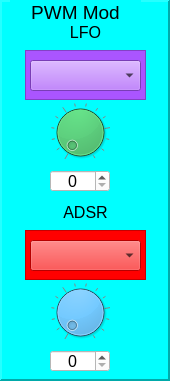
     <widget class="QFrame" name="frame_MsoPwmMod">
      <property name="geometry">
       <rect>
        <x>720</x>
        <y>0</y>
        <width>170</width>
        <height>381</height>
       </rect>
      </property>
      <property name="styleSheet">
       <string notr="true">background-color: rgb(0, 255, 255);</string>
      </property>
      <property name="frameShape">
       <enum>QFrame::Panel</enum>
      </property>
      <property name="frameShadow">
       <enum>QFrame::Raised</enum>
      </property>
      <property name="lineWidth">
       <number>2</number>
      </property>
      <property name="midLineWidth">
       <number>2</number>
      </property>
      <widget class="QLabel" name="label_60">
       <property name="geometry">
        <rect>
         <x>10</x>
         <y>0</y>
         <width>131</width>
         <height>25</height>
        </rect>
       </property>
       <property name="font">
        <font>
         <pointsize>14</pointsize>
        </font>
       </property>
       <property name="text">
        <string>PWM Mod</string>
       </property>
       <property name="alignment">
        <set>Qt::AlignCenter</set>
       </property>
      </widget>
      <widget class="QLabel" name="label_61">
       <property name="geometry">
        <rect>
         <x>60</x>
         <y>200</y>
         <width>51</width>
         <height>25</height>
        </rect>
       </property>
       <property name="font">
        <font>
         <pointsize>12</pointsize>
        </font>
       </property>
       <property name="text">
        <string>ADSR</string>
       </property>
       <property name="alignment">
        <set>Qt::AlignCenter</set>
       </property>
      </widget>
      <widget class="QLabel" name="label_62">
       <property name="geometry">
        <rect>
         <x>60</x>
         <y>20</y>
         <width>51</width>
         <height>25</height>
        </rect>
       </property>
       <property name="font">
        <font>
         <pointsize>12</pointsize>
        </font>
       </property>
       <property name="text">
        <string>LFO</string>
       </property>
       <property name="alignment">
        <set>Qt::AlignCenter</set>
       </property>
      </widget>
      <widget class="QComboBox" name="comboBox_MsoPwmModAdsr">
       <property name="geometry">
        <rect>
         <x>30</x>
         <y>240</y>
         <width>111</width>
         <height>31</height>
        </rect>
       </property>
       <property name="font">
        <font>
         <pointsize>10</pointsize>
        </font>
       </property>
       <property name="focusPolicy">
        <enum>Qt::NoFocus</enum>
       </property>
       <property name="styleSheet">
        <string notr="true">
border-color: rgb(0, 0, 0);
background-color: rgb(255, 0, 0);
</string>
       </property>
       <property name="currentText">
        <string/>
       </property>
       <property name="currentIndex">
        <number>-1</number>
       </property>
       <property name="maxVisibleItems">
        <number>10</number>
       </property>
      </widget>
      <widget class="QDial" name="dial_MsoPwmModLFOLevel">
       <property name="geometry">
        <rect>
         <x>50</x>
         <y>100</y>
         <width>60</width>
         <height>64</height>
        </rect>
       </property>
       <property name="focusPolicy">
        <enum>Qt::NoFocus</enum>
       </property>
       <property name="styleSheet">
        <string notr="true">background-color: rgb(22, 207, 75);</string>
       </property>
       <property name="maximum">
        <number>100</number>
       </property>
       <property name="value">
        <number>0</number>
       </property>
       <property name="wrapping">
        <bool>false</bool>
       </property>
       <property name="notchTarget">
        <double>8.000000000000000</double>
       </property>
       <property name="notchesVisible">
        <bool>true</bool>
       </property>
      </widget>
      <widget class="QDial" name="dial_MsoPwmModAdsrLevel">
       <property name="geometry">
        <rect>
         <x>50</x>
         <y>280</y>
         <width>60</width>
         <height>64</height>
        </rect>
       </property>
       <property name="focusPolicy">
        <enum>Qt::NoFocus</enum>
       </property>
       <property name="styleSheet">
        <string notr="true">background-color: rgb(57, 176, 255);</string>
       </property>
       <property name="maximum">
        <number>100</number>
       </property>
       <property name="value">
        <number>0</number>
       </property>
       <property name="wrapping">
        <bool>false</bool>
       </property>
       <property name="notchTarget">
        <double>8.000000000000000</double>
       </property>
       <property name="notchesVisible">
        <bool>true</bool>
       </property>
      </widget>
      <widget class="QSpinBox" name="spinBox_MsoPwmModAdsrLevel">
       <property name="geometry">
        <rect>
         <x>50</x>
         <y>350</y>
         <width>60</width>
         <height>22</height>
        </rect>
       </property>
       <property name="font">
        <font>
         <pointsize>12</pointsize>
        </font>
       </property>
       <property name="focusPolicy">
        <enum>Qt::NoFocus</enum>
       </property>
       <property name="styleSheet">
        <string notr="true">background-color: rgb(255, 255, 255);</string>
       </property>
       <property name="alignment">
        <set>Qt::AlignCenter</set>
       </property>
       <property name="readOnly">
        <bool>false</bool>
       </property>
       <property name="accelerated">
        <bool>true</bool>
       </property>
       <property name="maximum">
        <number>100</number>
       </property>
       <property name="value">
        <number>0</number>
       </property>
      </widget>
      <widget class="QSpinBox" name="spinBox_MsoPwmModLfoLevel">
       <property name="geometry">
        <rect>
         <x>50</x>
         <y>170</y>
         <width>60</width>
         <height>22</height>
        </rect>
       </property>
       <property name="font">
        <font>
         <pointsize>12</pointsize>
        </font>
       </property>
       <property name="focusPolicy">
        <enum>Qt::NoFocus</enum>
       </property>
       <property name="styleSheet">
        <string notr="true">background-color: rgb(255, 255, 255);</string>
       </property>
       <property name="alignment">
        <set>Qt::AlignCenter</set>
       </property>
       <property name="readOnly">
        <bool>false</bool>
       </property>
       <property name="accelerated">
        <bool>true</bool>
       </property>
       <property name="maximum">
        <number>100</number>
       </property>
       <property name="value">
        <number>0</number>
       </property>
      </widget>
      <widget class="QFrame" name="frame_29">
       <property name="geometry">
        <rect>
         <x>25</x>
         <y>50</y>
         <width>121</width>
         <height>50</height>
        </rect>
       </property>
       <property name="styleSheet">
        <string notr="true">background-color: rgb(170, 85, 255);</string>
       </property>
       <property name="frameShape">
        <enum>QFrame::StyledPanel</enum>
       </property>
       <property name="frameShadow">
        <enum>QFrame::Raised</enum>
       </property>
       <widget class="QComboBox" name="comboBox_MsoPwmModLFO">
        <property name="geometry">
         <rect>
          <x>5</x>
          <y>10</y>
          <width>111</width>
          <height>31</height>
         </rect>
        </property>
        <property name="font">
         <font>
          <pointsize>10</pointsize>
         </font>
        </property>
        <property name="focusPolicy">
         <enum>Qt::NoFocus</enum>
        </property>
        <property name="styleSheet">
         <string notr="true">
border-color: rgb(0, 0, 0);
background-color: rgb(170, 85, 255);
</string>
        </property>
        <property name="currentText">
         <string/>
        </property>
        <property name="currentIndex">
         <number>-1</number>
        </property>
        <property name="maxVisibleItems">
         <number>10</number>
        </property>
       </widget>
      </widget>
      <widget class="QFrame" name="frame_32">
       <property name="geometry">
        <rect>
         <x>25</x>
         <y>230</y>
         <width>121</width>
         <height>50</height>
        </rect>
       </property>
       <property name="styleSheet">
        <string notr="true">background-color: rgb(255, 0, 0);</string>
       </property>
       <property name="frameShape">
        <enum>QFrame::StyledPanel</enum>
       </property>
       <property name="frameShadow">
        <enum>QFrame::Raised</enum>
       </property>
      </widget>
      <zorder>frame_32</zorder>
      <zorder>frame_29</zorder>
      <zorder>label_60</zorder>
      <zorder>label_61</zorder>
      <zorder>label_62</zorder>
      <zorder>comboBox_MsoPwmModAdsr</zorder>
      <zorder>dial_MsoPwmModLFOLevel</zorder>
      <zorder>dial_MsoPwmModAdsrLevel</zorder>
      <zorder>spinBox_MsoPwmModAdsrLevel</zorder>
      <zorder>spinBox_MsoPwmModLfoLevel</zorder>
     </widget>
